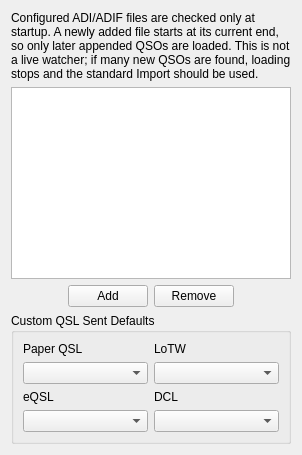
         <widget class="QWidget" name="adifFilesSyncQSLTab">
          <attribute name="title">
           <string>Startup ADI</string>
          </attribute>
          <layout class="QVBoxLayout" name="verticalLayout_21">
           <item>
            <widget class="QLabel" name="adifRecoveryDescriptionLabel">
             <property name="text">
              <string>Configured ADI/ADIF files are checked only at startup. A newly added file starts at its current end, so only later appended QSOs are loaded. This is not a live watcher; if many new QSOs are found, loading stops and the standard Import should be used.</string>
             </property>
             <property name="wordWrap">
              <bool>true</bool>
             </property>
            </widget>
           </item>
           <item>
            <widget class="QTableView" name="adifFileTableView">
             <property name="alternatingRowColors">
              <bool>true</bool>
             </property>
             <property name="selectionMode">
              <enum>QAbstractItemView::ExtendedSelection</enum>
             </property>
             <property name="selectionBehavior">
              <enum>QAbstractItemView::SelectRows</enum>
             </property>
             <property name="verticalScrollMode">
              <enum>QAbstractItemView::ScrollPerPixel</enum>
             </property>
             <property name="horizontalScrollMode">
              <enum>QAbstractItemView::ScrollPerPixel</enum>
             </property>
             <attribute name="horizontalHeaderCascadingSectionResizes">
              <bool>true</bool>
             </attribute>
             <attribute name="verticalHeaderVisible">
              <bool>false</bool>
             </attribute>
            </widget>
           </item>
           <item>
            <layout class="QHBoxLayout" name="adifFilesButtonLayout">
             <item>
              <spacer name="horizontalSpacer_11">
               <property name="orientation">
                <enum>Qt::Horizontal</enum>
               </property>
               <property name="sizeHint" stdset="0">
                <size>
                 <width>40</width>
                 <height>20</height>
                </size>
               </property>
              </spacer>
             </item>
             <item>
              <widget class="QPushButton" name="adifFileAddButton">
               <property name="text">
                <string>Add</string>
               </property>
              </widget>
             </item>
             <item>
              <widget class="QPushButton" name="adifFileRemoveButton">
               <property name="toolTip">
                <string>Removing a file also forgets its recovery position.</string>
               </property>
               <property name="text">
                <string>Remove</string>
               </property>
              </widget>
             </item>
             <item>
              <spacer name="horizontalSpacer_16">
               <property name="orientation">
                <enum>Qt::Horizontal</enum>
               </property>
               <property name="sizeHint" stdset="0">
                <size>
                 <width>40</width>
                 <height>20</height>
                </size>
               </property>
              </spacer>
             </item>
            </layout>
           </item>
           <item>
            <widget class="QGroupBox" name="adifRecoveryCustomQslGroupBox">
             <property name="toolTip">
              <string>Used when a file row has Missing QSL Sent set to Custom. Explicit ADIF values are kept.</string>
             </property>
             <property name="title">
              <string>Custom QSL Sent Defaults</string>
             </property>
             <layout class="QGridLayout" name="adifRecoveryCustomQslLayout">
              <item row="0" column="0">
               <widget class="QLabel" name="adifRecoveryQslSentStatusPaperLabel">
                <property name="text">
                 <string>Paper QSL</string>
                </property>
               </widget>
              </item>
              <item row="2" column="0">
               <widget class="QLabel" name="adifRecoveryQslSentStatusEqslLabel">
                <property name="text">
                 <string>eQSL</string>
                </property>
               </widget>
              </item>
              <item row="0" column="2">
               <widget class="QLabel" name="adifRecoveryQslSentStatusLotwLabel">
                <property name="text">
                 <string>LoTW</string>
                </property>
               </widget>
              </item>
              <item row="2" column="2">
               <widget class="QLabel" name="adifRecoveryQslSentStatusDclLabel">
                <property name="text">
                 <string>DCL</string>
                </property>
               </widget>
              </item>
              <item row="1" column="0">
               <widget class="QComboBox" name="adifRecoveryQslSentStatusPaperCombo"/>
              </item>
              <item row="3" column="0">
               <widget class="QComboBox" name="adifRecoveryQslSentStatusEqslCombo"/>
              </item>
              <item row="1" column="2">
               <widget class="QComboBox" name="adifRecoveryQslSentStatusLotwCombo"/>
              </item>
              <item row="3" column="2">
               <widget class="QComboBox" name="adifRecoveryQslSentStatusDclCombo"/>
              </item>
             </layout>
            </widget>
           </item>
          </layout>
         </widget>
